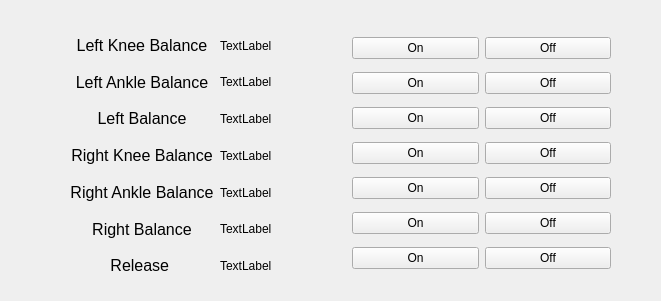
<?xml version="1.0" encoding="UTF-8"?>
<ui version="4.0">
 <class>Form</class>
 <widget class="QWidget" name="Form">
  <property name="geometry">
   <rect>
    <x>0</x>
    <y>0</y>
    <width>661</width>
    <height>301</height>
   </rect>
  </property>
  <property name="windowTitle">
   <string>Form</string>
  </property>
  <widget class="QWidget" name="horizontalLayoutWidget">
   <property name="geometry">
    <rect>
     <x>70</x>
     <y>30</y>
     <width>541</width>
     <height>251</height>
    </rect>
   </property>
   <layout class="QHBoxLayout" name="horizontalLayout">
    <item>
     <layout class="QVBoxLayout" name="verticalLayout">
      <property name="sizeConstraint">
       <enum>QLayout::SetMaximumSize</enum>
      </property>
      <item>
       <widget class="QLabel" name="label">
        <property name="font">
         <font>
          <pointsize>12</pointsize>
         </font>
        </property>
        <property name="text">
         <string>Left Knee Balance</string>
        </property>
        <property name="alignment">
         <set>Qt::AlignCenter</set>
        </property>
       </widget>
      </item>
      <item>
       <widget class="QLabel" name="label_2">
        <property name="font">
         <font>
          <pointsize>12</pointsize>
         </font>
        </property>
        <property name="text">
         <string>Left Ankle Balance</string>
        </property>
        <property name="alignment">
         <set>Qt::AlignCenter</set>
        </property>
       </widget>
      </item>
      <item>
       <widget class="QLabel" name="label_18">
        <property name="font">
         <font>
          <pointsize>12</pointsize>
         </font>
        </property>
        <property name="text">
         <string>Left Balance</string>
        </property>
        <property name="alignment">
         <set>Qt::AlignCenter</set>
        </property>
       </widget>
      </item>
      <item>
       <widget class="QLabel" name="label_3">
        <property name="font">
         <font>
          <pointsize>12</pointsize>
         </font>
        </property>
        <property name="text">
         <string>Right Knee Balance</string>
        </property>
        <property name="alignment">
         <set>Qt::AlignCenter</set>
        </property>
       </widget>
      </item>
      <item>
       <widget class="QLabel" name="label_4">
        <property name="font">
         <font>
          <pointsize>12</pointsize>
         </font>
        </property>
        <property name="text">
         <string>Right Ankle Balance</string>
        </property>
        <property name="alignment">
         <set>Qt::AlignCenter</set>
        </property>
       </widget>
      </item>
      <item>
       <widget class="QLabel" name="label_17">
        <property name="font">
         <font>
          <pointsize>12</pointsize>
         </font>
        </property>
        <property name="text">
         <string>Right Balance</string>
        </property>
        <property name="alignment">
         <set>Qt::AlignCenter</set>
        </property>
       </widget>
      </item>
      <item>
       <widget class="QLabel" name="label_19">
        <property name="font">
         <font>
          <pointsize>12</pointsize>
         </font>
        </property>
        <property name="text">
         <string>Release </string>
        </property>
        <property name="alignment">
         <set>Qt::AlignCenter</set>
        </property>
       </widget>
      </item>
     </layout>
    </item>
    <item>
     <layout class="QVBoxLayout" name="verticalLayout_2">
      <item>
       <widget class="QLabel" name="label_LKneBal">
        <property name="text">
         <string>TextLabel</string>
        </property>
       </widget>
      </item>
      <item>
       <widget class="QLabel" name="label_LAnkBal">
        <property name="text">
         <string>TextLabel</string>
        </property>
       </widget>
      </item>
      <item>
       <widget class="QLabel" name="label_LBal">
        <property name="text">
         <string>TextLabel</string>
        </property>
       </widget>
      </item>
      <item>
       <widget class="QLabel" name="label_RKneBal">
        <property name="text">
         <string>TextLabel</string>
        </property>
       </widget>
      </item>
      <item>
       <widget class="QLabel" name="label_RAnkBal">
        <property name="text">
         <string>TextLabel</string>
        </property>
       </widget>
      </item>
      <item>
       <widget class="QLabel" name="label_RBal">
        <property name="text">
         <string>TextLabel</string>
        </property>
       </widget>
      </item>
      <item>
       <widget class="QLabel" name="label_Release">
        <property name="text">
         <string>TextLabel</string>
        </property>
       </widget>
      </item>
     </layout>
    </item>
    <item>
     <layout class="QVBoxLayout" name="verticalLayout_3">
      <item>
       <widget class="QPushButton" name="btn_LKneBal_on">
        <property name="text">
         <string>On</string>
        </property>
       </widget>
      </item>
      <item>
       <widget class="QPushButton" name="btn_LAnkBal_on">
        <property name="text">
         <string>On</string>
        </property>
       </widget>
      </item>
      <item>
       <widget class="QPushButton" name="btn_LBal_on">
        <property name="text">
         <string>On</string>
        </property>
       </widget>
      </item>
      <item>
       <widget class="QPushButton" name="btn_RKneBal_on">
        <property name="text">
         <string>On</string>
        </property>
       </widget>
      </item>
      <item>
       <widget class="QPushButton" name="btn_RAnkBal_on">
        <property name="text">
         <string>On</string>
        </property>
       </widget>
      </item>
      <item>
       <widget class="QPushButton" name="btn_RBal_on">
        <property name="text">
         <string>On</string>
        </property>
       </widget>
      </item>
      <item>
       <widget class="QPushButton" name="btn_Release_on">
        <property name="text">
         <string>On</string>
        </property>
       </widget>
      </item>
     </layout>
    </item>
    <item>
     <layout class="QVBoxLayout" name="verticalLayout_10">
      <item>
       <widget class="QPushButton" name="btn_LKneBal_off">
        <property name="text">
         <string>Off</string>
        </property>
       </widget>
      </item>
      <item>
       <widget class="QPushButton" name="btn_LAnkBal_off">
        <property name="text">
         <string>Off</string>
        </property>
       </widget>
      </item>
      <item>
       <widget class="QPushButton" name="btn_LBal_off">
        <property name="text">
         <string>Off</string>
        </property>
       </widget>
      </item>
      <item>
       <widget class="QPushButton" name="btn_RKneBal_off">
        <property name="text">
         <string>Off</string>
        </property>
       </widget>
      </item>
      <item>
       <widget class="QPushButton" name="btn_RAnkBal_off">
        <property name="text">
         <string>Off</string>
        </property>
       </widget>
      </item>
      <item>
       <widget class="QPushButton" name="btn_RBal_off">
        <property name="text">
         <string>Off</string>
        </property>
       </widget>
      </item>
      <item>
       <widget class="QPushButton" name="btn_Release_off">
        <property name="text">
         <string>Off</string>
        </property>
       </widget>
      </item>
     </layout>
    </item>
   </layout>
  </widget>
 </widget>
 <resources/>
 <connections/>
</ui>
